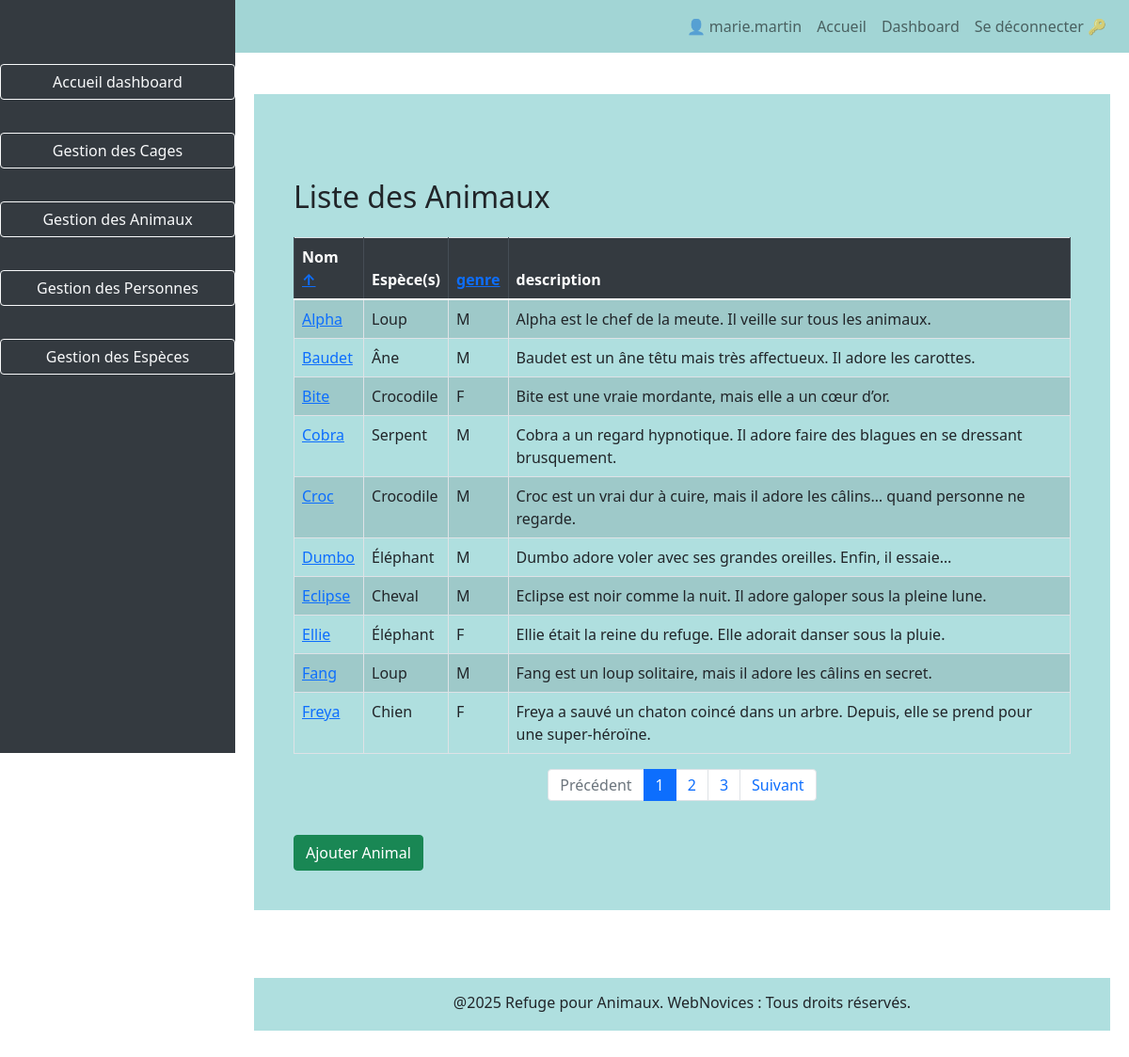
The page /?page=dashboard&table=animaux (signed in) on the database its author committed.
### tables this page shows
CREATE TABLE `animal` (
  `id_animal` int NOT NULL AUTO_INCREMENT,
  `nom` varchar(100) DEFAULT NULL,
  `genre` enum('M','F') DEFAULT NULL,
  `numero` varchar(50) DEFAULT NULL,
  `pays` varchar(100) DEFAULT NULL,
  `date_naissance` date DEFAULT NULL,
  `date_arrivee` date DEFAULT NULL,
  `date_deces` date DEFAULT NULL,
  `description` text,
  `image` varchar(250) DEFAULT NULL,
  `id_cage` int DEFAULT NULL,
  `id_responsable` int NOT NULL,
  PRIMARY KEY (`id_animal`),
  KEY `id_cage` (`id_cage`),
  KEY `fk_animal_personnel` (`id_responsable`),
  CONSTRAINT `animal_ibfk_1` FOREIGN KEY (`id_cage`) REFERENCES `cage` (`id_cage`),
  CONSTRAINT `fk_animal_personnel` FOREIGN KEY (`id_responsable`) REFERENCES `personnel` (`id_personnel`)
);

CREATE TABLE `espece` (
  `id_espece` int NOT NULL AUTO_INCREMENT,
  `nom` varchar(100) DEFAULT NULL,
  PRIMARY KEY (`id_espece`)
);

### www/src/model/Animaux.php (called while the page is built, shortened)
<?php
class Animaux
{
    public function getAllAnimaux()
    {
        $pdo = dbConnect();
        $requete = $pdo->query("SELECT * FROM animal");
        return $requete->fetchAll(PDO::FETCH_ASSOC);
    }
    public function getTotalAnimaux()
    {
        $pdo = dbConnect();
        $sql = "SELECT COUNT(*) as total FROM animal";
        $requete = $pdo->query($sql);
        return $requete->fetch(PDO::FETCH_ASSOC)['total'];
    }
    public function getSpeciesById($id)
    {
        $pdo = dbConnect();
        try {
            $sql = "SELECT a.id_animal, e.nom
                    FROM animal a
                    JOIN animal_espece ae ON a.id_animal = ae.id_animal
                    JOIN espece e ON ae.id_espece = e.id_espece
                    WHERE a.id_animal = ?";
            $stmt = $pdo->prepare($sql);
            $stmt->execute([$id]);
        } catch (PDOException $e) {
            echo "Erreur lors de la récupération de l'espèce: " . $e->getMessage();
        }
        return $stmt->fetchAll(PDO::FETCH_ASSOC);
    }
    public function getPaginatedAnimaux($limit, $offset, $sort, $order)
    {
        $pdo = dbConnect();
        $query = "SELECT * FROM animal ORDER BY $sort $order LIMIT :limit OFFSET :offset";
        $stmt = $pdo->prepare($query);
        $stmt->bindParam(':limit', $limit, PDO::PARAM_INT);
        $stmt->bindParam(':offset', $offset, PDO::PARAM_INT);
        $stmt->execute();
        return $stmt->fetchAll(PDO::FETCH_ASSOC);
    }
}

### www/src/template/tableanimal.php (the view, shortened to what this page needs)
<?php
require_once 'src/model/Animaux.php';
$animalObj = new Animaux;
$limit = 10;
$page = isset($_GET['index']) ? (int)$_GET['index'] : 1;
$page = max($page, 1);
$offset = ($page - 1) * $limit;
$sort = isset($_GET['sort']) ? $_GET['sort'] : 'nom';
$order = isset($_GET['order']) ? $_GET['order'] : 'asc';
$paginatedAnimals = $animalObj->getPaginatedAnimaux($limit, $offset, $sort, $order);
$totalAnimals = $animalObj->getTotalAnimaux();
$totalPages = ceil($totalAnimals / $limit);
?>
<div class="container mt-4">
    <h2 class="mb-4">Liste des Animaux</h2>
    <table class="table table-bordered table-striped">
        <thead class="thead-dark">
            <tr>
            <th>
                Nom <a href="/?page=dashboard&table=animaux&sort=nom&order=<?= ($sort == 'nom' && $order == 'asc') ? 'desc' : 'asc' ?>">
                         <?= ($sort == 'nom') ? ($order == 'asc' ? '↑' : '↓') : '' ?>
                    </a>
            </th>
            <th>
                Espèce(s)
            </th>
                <th>
                    <a href="/?page=dashboard&table=animaux&sort=genre&order=<?= ($sort == 'genre' && $order == 'asc') ? 'desc' : 'asc' ?>">
                    genre <?= ($sort == 'genre') ? ($order == 'asc' ? '↑' : '↓') : '' ?>
                    </a>
                </th>
                <th>
                    description
                </th>
            </tr>
        </thead>
        <tbody>
        <?php foreach ($paginatedAnimals as $animal): ?>
            <tr>
                <?php $espece = $animalObj->getSpeciesById($animal['id_animal']); ?>
                <td>
                    <a href='/?page=dashboard&table=animaux&id=<?php echo $animal['id_animal'];?>'>
                    <?= htmlspecialchars($animal['nom']) ?>
                    </a>
                </td>
                <td>
                    <?php foreach($espece as $especes): ?>
                        <?= htmlspecialchars($especes['nom']) ?>
                    <?php endforeach; ?>
                </td>
                <td><?= htmlspecialchars($animal['genre']) ?></td>
                <td><?= htmlspecialchars($animal['description']) ?></td>
                </tr>
        <?php endforeach; ?>
        </tbody>
    </table>
    <nav>
        <ul class="pagination justify-content-center">
            <li class="page-item <?= ($page <= 1) ? 'disabled' : '' ?>">
                <a class="page-link" href="/?page=dashboard&table=animaux&index=<?= max($page - 1, 1) ?>">Précédent</a>
            </li>
            <?php for ($i = 1; $i <= $totalPages; $i++): ?>
                <li class="page-item <?= ($i == $page) ? 'active' : '' ?>">
                    <a class="page-link" href="/?page=dashboard&table=animaux&index=<?= $i ?>"><?= $i ?></a>
                </li>
            <?php endfor; ?>
            <li class="page-item <?= ($page >= $totalPages) ? 'disabled' : '' ?>">
                <a class="page-link" href="/?page=dashboard&table=animaux&index=<?= min($page + 1, $totalPages) ?>">Suivant</a>
            </li>
        </ul>
    <button class="btn btn-success" data-toggle="modal" data-target="#addAnimalModal">Ajouter Animal</button>

### www/src/template/dashboard.php (style rules this page uses)
.btn { margin-top: 20px; background: green; }
nav { color: white; }

### www/src/template/footer.php (style rules this page uses)
.container { background-color: #AFDFDF; padding: 14px; }

### rows shown on the page
animal: nom "Alpha", espece.nom "Loup", genre "M", description "Alpha est le chef de la meute. Il veille sur tous les animaux."
animal: nom "Baudet", espece.nom "Âne", genre "M", description "Baudet est un âne têtu mais très affectueux. Il adore les carottes."
animal: nom "Bite", espece.nom "Crocodile", genre "F", description "Bite est une vraie mordante, mais elle a un cœur d’or."
animal: nom "Cobra", espece.nom "Serpent", genre "M", description "Cobra a un regard hypnotique. Il adore faire des blagues en se dressant brusquement."
animal: nom "Croc", espece.nom "Crocodile", genre "M", description "Croc est un vrai dur à cuire, mais il adore les câlins… quand personne ne regarde."
animal: nom "Dumbo", espece.nom "Éléphant", genre "M", description "Dumbo adore voler avec ses grandes oreilles. Enfin, il essaie…"
animal: nom "Eclipse", espece.nom "Cheval", genre "M", description "Eclipse est noir comme la nuit. Il adore galoper sous la pleine lune."
animal: nom "Ellie", espece.nom "Éléphant", genre "F", description "Ellie était la reine du refuge. Elle adorait danser sous la pluie."
animal: nom "Fang", espece.nom "Loup", genre "M", description "Fang est un loup solitaire, mais il adore les câlins en secret."
animal: nom "Freya", espece.nom "Chien", genre "F", description "Freya a sauvé un chaton coincé dans un arbre. Depuis, elle se prend pour une super-héroïne."

### other values the page prints
$_SESSION['login'] "marie.martin"
